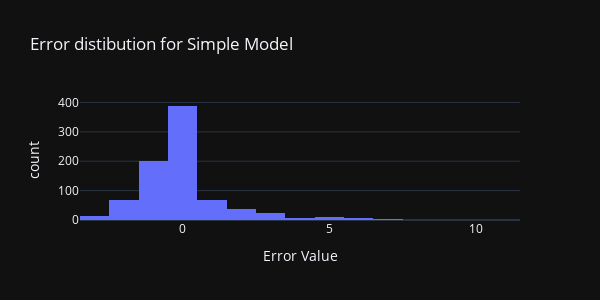

The notebook cell saved with this chart:
### Markdown cell above
How these errors are distibuted for the last train/test split?

### Code cell
error = y_test - y_pred_rounded
px.histogram(x=error, height=300, width=600, title='Error distibution for Simple Model', labels={'x': 'Error Value'})

### Figure 1 — Plotly figure (JSON) as saved in the notebook; plotly's stock layout.template omitted (floating-point values rounded to 4 significant figures; data arrays with more than 128 entries replaced by an {"elided": "..."} marker saying what was removed)
{"data": [{"alignmentgroup": "True", "bingroup": "x", "hovertemplate": "Error Value=%{x}<br>count=%{y}<extra></extra>", "legendgroup": "", "marker": {"color": "#636efa"}, "name": "", "offsetgroup": "", "orientation": "v", "showlegend": false, "type": "histogram", "x": {"elided": "828 int values"}, "xaxis": "x", "yaxis": "y"}], "layout": {"barmode": "relative", "height": 300, "legend": {"tracegroupgap": 0}, "title": {"text": "Error distibution for Simple Model"}, "width": 600, "xaxis": {"anchor": "y", "autorange": true, "domain": [0, 1], "range": [-3.5, 11.5], "title": {"text": "Error Value"}, "type": "linear"}, "yaxis": {"anchor": "x", "autorange": true, "domain": [0, 1], "range": [0, 408.4], "title": {"text": "count"}}}}
